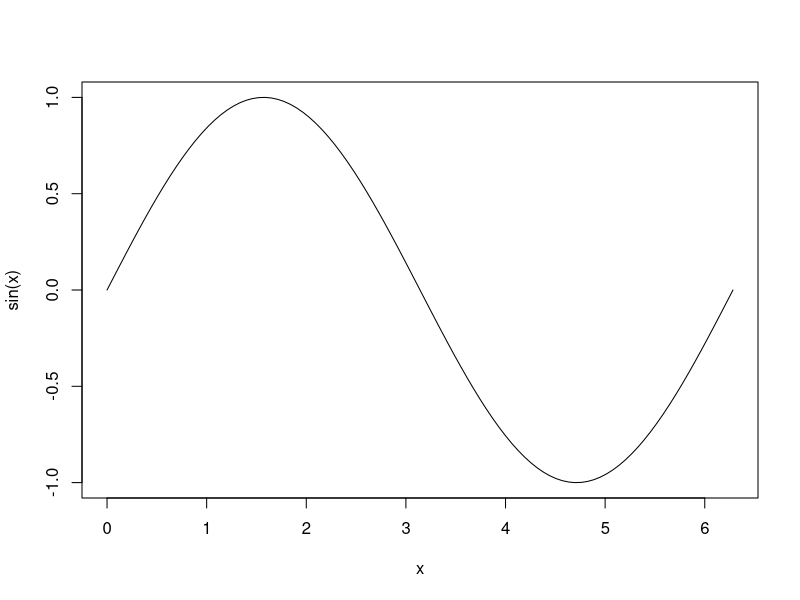
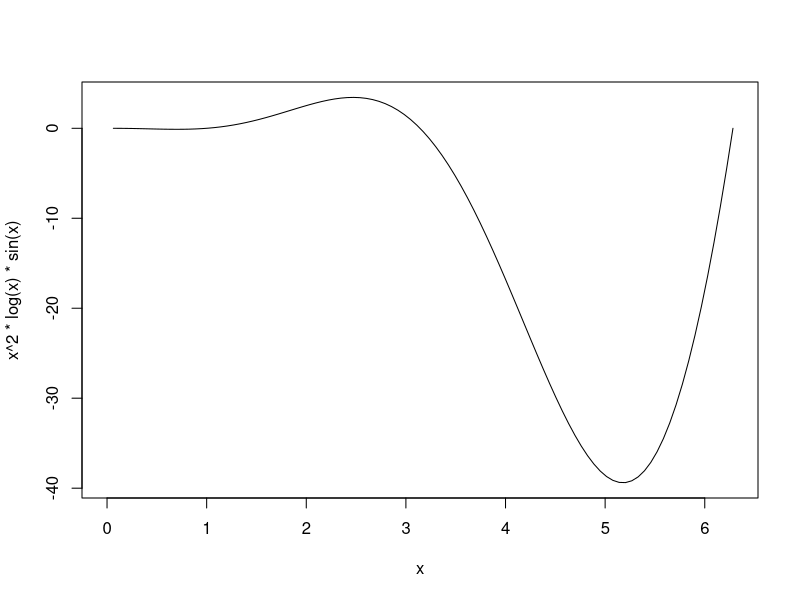

The R source for these figures, in order: (Note: this script raises an error after producing the figures.)
## ---- chunk 1
#now, we use R as a calculator (order of operators is: (), ^, /, *, +, -):
2 + 2

#we can force the order using parenthesises
3 + 5 * 2 ^ 2
(1 + 2) * 3

#or use scientific notation
2e-4 + 1e-6
## ---- chunk 2
log(1)
log10(100)
sin(1)
sin(pi)
## ---- chunk 3
curve(sin, from = 0, to = 2 * pi, n = 100)

#we can use more complicated expression which uses 'x' as a variable
curve(x^2 * log(x) * sin(x), from = 0, to = 2 * pi, n = 100)
## ---- chunk 4
#output text
"Hello World!"

#use bulit-in function print() to print:
print("Hello World!")

#concatenate parts to get one string of text:
print(paste("Answer to", "the Ultimate Question of Life, the Universe, and Everything is", 2^5 + 2^3 + 2^1))
## ---- chunk 5
x <- 1 / 10   #'<-' is an assignment operator; you can enter it with one keystroke as Alt + _ (underscore)
x
x <- 1000   #notice how RStudio updates its description of x on the top right 'Environment' tab
x < - 10    # ***** BE CAREFUL WITH SPACES!!!! *****
x
log10(x)
2 * x
## ---- chunk 6
isGood    = TRUE      #logical or boolean
myNumber  = 0.25      #numeric float or double
myInteger = 2L        #numeric integer or long
myName    = "Marcin"  #character or text
## ---- chunk 7
typeof(isGood)
typeof(myNumber)
typeof(myName)
## ---- chunk 8
ls()

## ---- chunk 9
rm(myName)

#to remove all variables we use
rm(list = ls())
## ---- chunk 10
#exactly equal:
1 == 1   #please note the doube '='
1 == 0

#less than:
1 < 0


#more than:
1 > 0

#more than or equal:
1 >= 0

#less then or equal:
1.2 <= 1.2
## ---- chunk 11
#simple comparisons, no logical operators:
1 > 0
1 > 2

#logical OR:
1 > 0 | 1 > 2

#logical AND:
1 > 0 & 1 > 2

#logical NOT:
!(1 > 0)
## ---- chunk 12
v <- 11
v
## ---- chunk 13
#create vector from sequence of numbers, e.g. from 11 to 121
v <- 1:121
v

#or from 121 to 1
v <- 121:1
v
## ---- chunk 14
#when we need the 'step' between consecutive elements to be different than 1 (or -1), e.g. 2
v <- seq(from = 1, to = 121, by = 2)
v

## ---- chunk 15
#to create a vector manually by entering the elements one-by-one
v <- c(1, 3, 7, -1)
v
## ---- chunk 16
#What data type is the vector of?
typeof(v)

#by the way, using c() we can create a vector of characters
v <- c('one', 'two', 'last')
v
## ---- chunk 17
v <- c(1, 3, 4, 5, 6, 'last')
v
#check the data type:
typeof(v)
## ---- chunk 18
#lets first check simple arithmetic operators:
a <- 1:6
b <- 3:8
a
b
a + b
a * b
## ---- chunk 19
a <- 2
b <- 3:8
a
b
## ---- chunk 20
a * b
## ---- chunk 21
M <- matrix(1:12, nrow = 3, ncol = 4, byrow = TRUE)
M
## ---- chunk 22
typeof(M)

#check the size of the matrix:
dim(M)   # rows and columns
nrow(M)  # only rows
ncol(M)  # only columns
## ---- chunk 23
animals <- data.frame(animal = c("dog",   "cat",   "sea cucumber", "sea urchin"),
                        feel = c("furry", "furry", "squishy",      "spiny"),
                      weight = c(45,      8,       1.1,            0.8)
)

animals
## ---- chunk 24
write.table(animals, file = "animals.tsv", sep = "\t", col.names = TRUE, row.names = FALSE, quote = FALSE)
## ---- chunk 25
animals <- read.table(file = "animals.tsv", sep = "\t", header = TRUE)
## ---- chunk 26
v <- 1:10     #create a vector with integer numbers from 1 to 10
v
#get 1st element
v[1]
#get 7th element
v[7]

#get elements from 3 to 6
v[3:6]
## ---- chunk 27
M <- matrix(1:12, nrow = 3, ncol = 4, byrow = TRUE)
M

#get element in second row, third column
M[2, 3]

#to get all elements from a row or a column simply ommit row or column index:
M[2, ]    #returns second row as a vector
M[, 3]    #return third column as a vector
## ---- chunk 28
animals$animal   #to access column animal
animals$feel     #to access column feel
animals$weight   #to access column weight
## ---- chunk 29
animals$weight >= 4
## ---- chunk 30
animals[animals$weight >= 4, ]
## ---- chunk 31
# load the data file into data frame
spider <- read.table("spider.tsv", sep = "\t", header = TRUE)
## ---- chunk 32
print(paste("spider variable is", class(spider)))
## ---- chunk 33
print("spider structure:")
str(spider)
## ---- chunk 34
print("spider:")
head(spider, n = 5)
## ---- chunk 35
nrow(spider)
## ---- chunk 36
print("mean and sd from web_dia")
mean(spider$web_dia)
sd(spider$web_dia)
density(spider$web_dia)

print("mean and sd from weight")
mean(spider$weight)
sd(spider$weight)
density(spider$weight)
## ---- chunk 37
summary(spider)
## ---- chunk 38
print("mean and sd from web_dia for canberra")
mean(spider[spider$population == "canberra", "web_dia"]) 
sd(spider[spider$population == "canberra", "web_dia"])

print("mean and sd from weight for canberra")
mean(spider[spider$population == "canberra", "weight"])
sd(spider[spider$population == "canberra", "weight"])
## ---- chunk 39
hist(spider$weight)
## ---- chunk 40
plot(spider$weight, spider$web_dia)
## ---- chunk 41
plot(density(spider$weight))
## ---- chunk 42
plot(density(spider[spider$population == "canberra", ]$weight), xlim=c(0, 20), col = "red", main = "Distribution of spider weight", xlab = "spider weight")
lines(density(spider[spider$population == "cooma", ]$weight), col = "green")
lines(density(spider[spider$population == "jervis", ]$weight), col = "blue")

#We can also add a legend:
legend("topright", legend = c("Canberra", "Cooma", "Jervis"), col = c("red", "green", "blue"), lty = 1)
## ---- chunk 43
plot(density(spider[spider$population == "canberra", ]$web_dia), xlim=c(0, 200), col = "red", main = "Distribution of web diamater", xlab = "web diameter")
lines(density(spider[spider$population == "cooma", ]$web_dia), col = "green")
lines(density(spider[spider$population == "jervis", ]$web_dia), col = "blue")
legend("topright", legend = c("Canberra", "Cooma", "Jervis"), col = c("red", "green", "blue"), lty = 1)
## ---- chunk 44
boxplot(spider$weight)
## ---- chunk 45
boxplot(web_dia ~ population, spider, col = c("red", "green", "blue"))
## ---- chunk 46
t.test(spider[spider$population == "canberra", "weight"], spider[spider$population == "cooma", "weight"])
## ---- chunk 47
t.test(spider[spider$population == "jervis", "weight"], spider[spider$population == "cooma", "weight"])
## ---- chunk 48
#spider weight in cooma population
pop <- "cooma"
qqnorm(spider[spider$population == pop, "weight"], col = "blue", main = paste("Normal Q-Q Plot, population", pop)) #to plot the data points
qqline(spider[spider$population == pop, "weight"], col = "red")  #to fit the line
## ---- chunk 49
library(ggplot2)
## ---- chunk 50
ggplot()
## ---- chunk 51
ggplot(data = spider)
## ---- chunk 52
ggplot(data = spider, mapping = aes(x = weight, y = web_dia))
## ---- chunk 53
print(ggplot(data = spider, mapping = aes(x = weight, y = web_dia)) + geom_point())
## ---- chunk 54
ggplot(data = spider, mapping = aes(x = weight, y = web_dia)) + geom_point(aes(colour = population))
## ---- chunk 55
ggplot(data = spider, mapping = aes(x = weight, y = web_dia)) + 
  geom_point(aes(colour = population)) + 
  geom_smooth(method = 'lm')
## ---- chunk 56
ggplot(data = spider, mapping = aes(x = weight, y = web_dia)) + 
  geom_point(aes(colour = population)) + 
  geom_smooth(method = 'loess')
## ---- chunk 57
ggplot(data = spider, mapping = aes(x = weight, y = web_dia)) + 
  geom_point(aes(colour = population)) + 
  geom_smooth(method = 'lm', aes(colour = population))
## ---- chunk 58
ggplot(data = spider, mapping = aes(x = weight, y = web_dia)) + 
  geom_point(aes(colour = population)) + 
  geom_smooth(method = 'lm', aes(colour = population)) +
  facet_wrap(~ population)
## ---- chunk 59
print(ggplot(
  data = spider, mapping = aes(x = population, y = web_dia, colour = population)) + 
    geom_boxplot() + 
    geom_jitter(width = 0.2) +
    xlab("Spider Population") + 
    ylab("Web Diameter, cm") +
    scale_x_discrete(breaks = c("canberra", "cooma", "jervis"), labels = c("Canberra, ACT", "Cooma, NSW", "Jervis Bay, ACT")) +
    ggtitle("Diameter of Webs made by Orb-Weaver Spiders from:\nCanberra ACT, Cooma NSW, and Jervis Bay ACT", subtitle = "data collected in year 2018") + 
    theme_minimal() + 
    theme(legend.position="none", panel.grid.major.x = element_blank())
  )
## ---- chunk 60
g <- ggplot(data = spider, mapping = aes(x = population, y = web_dia, colour = population))
## ---- chunk 61
g + geom_boxplot()
## ---- chunk 62
g +
  geom_boxplot() + 
  geom_jitter(width = 0.2) +
  xlab("Spider Population") + 
  ylab("Web Diameter, cm") +
  scale_x_discrete(breaks = c("canberra", "cooma", "jervis"), labels = c("Canberra, ACT", "Cooma, NSW", "Jervis Bay, ACT")) +
  ggtitle("Diameter of Webs made by Orb-Weaver Spiders from:\nCanberra ACT, Cooma NSW, and Jervis Bay ACT", subtitle = "data collected in year 2018") + 
  theme_minimal() + 
  theme(legend.position="none", panel.grid.major.x = element_blank())
## ---- chunk 63
g +
  geom_violin() + 
  geom_jitter(width = 0.2) +
  xlab("Spider Population") + 
  ylab("Web Diameter, cm") +
  scale_x_discrete(breaks = c("canberra", "cooma", "jervis"), labels = c("Canberra, ACT", "Cooma, NSW", "Jervis Bay, ACT")) +
  ggtitle("Diameter of Webs made by Orb-Weaver Spiders from:\nCanberra ACT, Cooma NSW, and Jervis Bay ACT", subtitle = "data collected in year 2018") + 
  theme_minimal() + 
  theme(legend.position="none", panel.grid.major.x = element_blank())
## ---- chunk 64
g +
  geom_violin(aes(fill = population, alpha = 0.75)) +
  geom_jitter(width = 0.2) +
  xlab("Spider Population") + 
  ylab("Web Diameter, cm") +
  scale_x_discrete(breaks = c("canberra", "cooma", "jervis"), labels = c("Canberra, ACT", "Cooma, NSW", "Jervis Bay, ACT")) +
  ggtitle("Diameter of Webs made by Orb-Weaver Spiders from:\nCanberra ACT, Cooma NSW, and Jervis Bay ACT", subtitle = "data collected in year 2018") + 
  theme_bw() + 
  theme(legend.position="none", panel.grid.major.x = element_blank())
## ---- chunk 65
ggplot(data = spider, mapping = aes(x = weight, cloor = population, fill = population)) +
  geom_histogram(bins = 40)
## ---- chunk 66
ggplot(data = spider, mapping = aes(x = web_dia, cloor = population, fill = population)) +  
  geom_histogram(bins = 30)
## ---- chunk 67
ggplot(data = spider) +
  geom_density(aes(x = weight, colour = population, fill = population)) + 
  facet_wrap(~ population)
